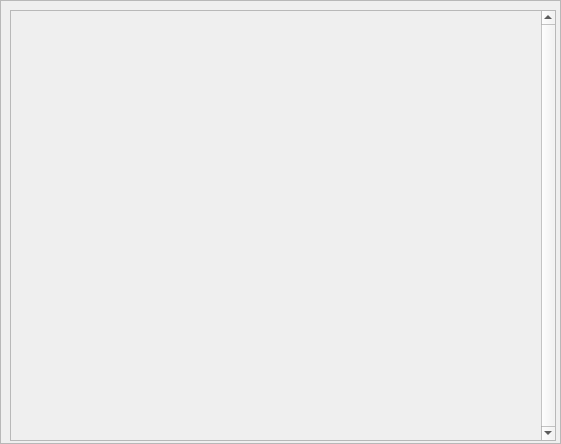
<?xml version="1.0" encoding="UTF-8"?>
<ui version="4.0">
 <class>Frame</class>
 <widget class="QFrame" name="Frame">
  <property name="windowModality">
   <enum>Qt::WindowModal</enum>
  </property>
  <property name="geometry">
   <rect>
    <x>0</x>
    <y>0</y>
    <width>561</width>
    <height>444</height>
   </rect>
  </property>
  <property name="minimumSize">
   <size>
    <width>561</width>
    <height>444</height>
   </size>
  </property>
  <property name="maximumSize">
   <size>
    <width>561</width>
    <height>444</height>
   </size>
  </property>
  <property name="windowTitle">
   <string>Albuns - Capas</string>
  </property>
  <property name="frameShape">
   <enum>QFrame::StyledPanel</enum>
  </property>
  <property name="frameShadow">
   <enum>QFrame::Raised</enum>
  </property>
  <widget class="QScrollArea" name="scrollArea">
   <property name="geometry">
    <rect>
     <x>10</x>
     <y>10</y>
     <width>546</width>
     <height>431</height>
    </rect>
   </property>
   <property name="minimumSize">
    <size>
     <width>546</width>
     <height>431</height>
    </size>
   </property>
   <property name="verticalScrollBarPolicy">
    <enum>Qt::ScrollBarAlwaysOn</enum>
   </property>
   <property name="horizontalScrollBarPolicy">
    <enum>Qt::ScrollBarAlwaysOff</enum>
   </property>
   <property name="widgetResizable">
    <bool>false</bool>
   </property>
   <widget class="QWidget" name="scrollAreaWidgetContents">
    <property name="geometry">
     <rect>
      <x>0</x>
      <y>0</y>
      <width>595</width>
      <height>418</height>
     </rect>
    </property>
   </widget>
  </widget>
 </widget>
 <resources/>
 <connections/>
</ui>
